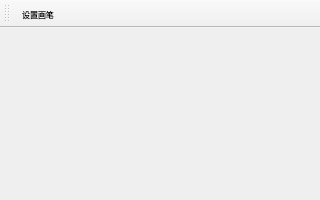
<?xml version="1.0" encoding="UTF-8"?>
<ui version="4.0">
 <class>StaticLib_Use</class>
 <widget class="QMainWindow" name="StaticLib_Use">
  <property name="geometry">
   <rect>
    <x>0</x>
    <y>0</y>
    <width>320</width>
    <height>200</height>
   </rect>
  </property>
  <property name="font">
   <font>
    <family>Consolas</family>
   </font>
  </property>
  <property name="windowTitle">
   <string>StaticLib_Use</string>
  </property>
  <widget class="QWidget" name="W_Central">
   <layout class="QVBoxLayout" name="verticalLayout"/>
  </widget>
  <widget class="QToolBar" name="TB_Main">
   <property name="font">
    <font>
     <family>Consolas</family>
     <pointsize>6</pointsize>
    </font>
   </property>
   <property name="windowTitle">
    <string>toolBar</string>
   </property>
   <property name="iconSize">
    <size>
     <width>20</width>
     <height>20</height>
    </size>
   </property>
   <property name="toolButtonStyle">
    <enum>Qt::ToolButtonTextUnderIcon</enum>
   </property>
   <attribute name="toolBarArea">
    <enum>TopToolBarArea</enum>
   </attribute>
   <attribute name="toolBarBreak">
    <bool>false</bool>
   </attribute>
   <addaction name="A_Setup_Pen"/>
  </widget>
  <action name="A_Setup_Pen">
   <property name="icon">
    <iconset resource="images.qrc">
     <normaloff>:/images/icons/settings.png</normaloff>:/images/icons/settings.png</iconset>
   </property>
   <property name="text">
    <string>设置画笔</string>
   </property>
  </action>
 </widget>
 <resources>
  <include location="images.qrc"/>
 </resources>
 <connections/>
</ui>
